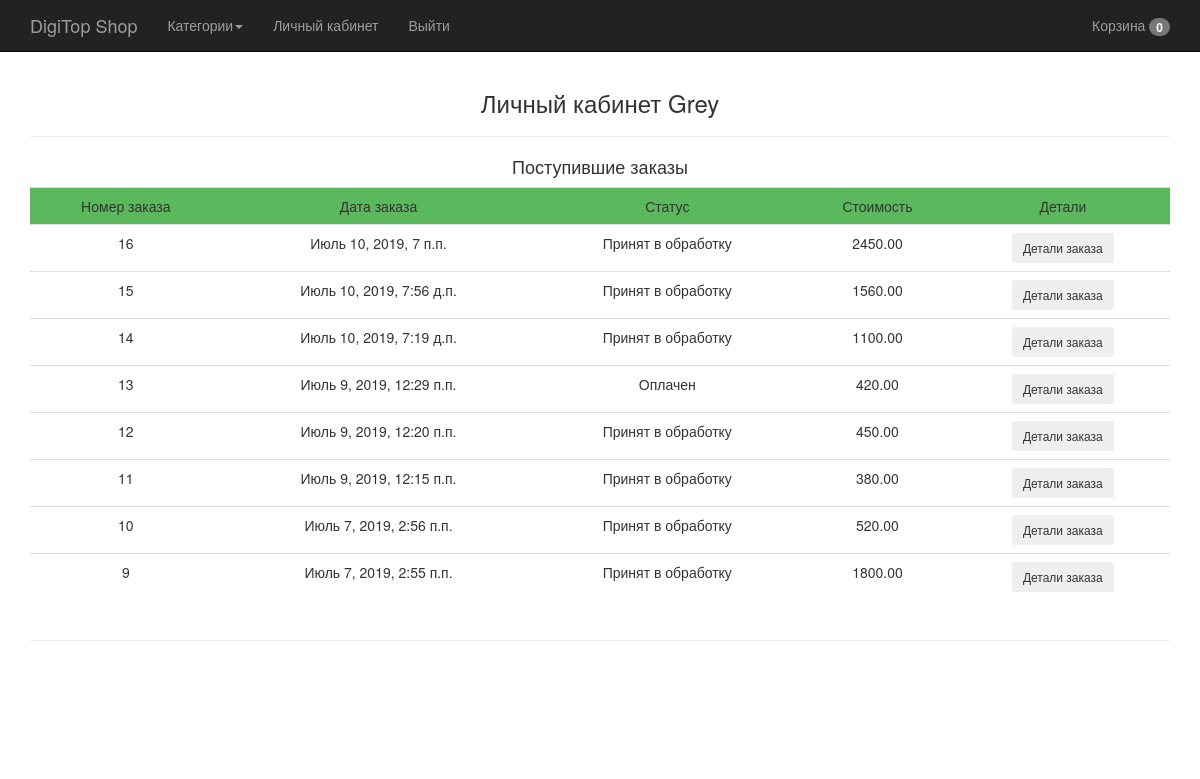
The app's page /account/ (signed in) with its own data.
### ecomapp/models.py (models this page shows, shortened)
class Order(models.Model):
    user = models.ForeignKey(settings.AUTH_USER_MODEL, on_delete=models.CASCADE)
    items = models.ForeignKey(Cart, on_delete=models.CASCADE)
    total = models.DecimalField(max_digits=9, decimal_places=2, default=0.00)
    first_name = models.CharField(max_length=100)
    last_name = models.CharField(max_length=100)
    phone = models.CharField(max_length=14)
    address = models.CharField(max_length=150)
    buying_type = models.CharField(max_length=40, choices=((
        ("Самовывоз", "Самовывоз"), ("Доставка", "Доставка"))), default="Самовывоз")
    date = models.DateTimeField(auto_now_add=True)
    comments = models.TextField()
    status = models.CharField(max_length=100, choices=ORDER_STATUS, default=ORDER_STATUS[0][0])

### ecomapp/views.py (the view, shortened to what this page needs)
# urls.py: url(r"^account/$", account_view, name="account"),
def account_view(request):
    if str(request.user) == "Grey":
        order = Order.objects.order_by("-id")
        categories = Category.objects.all()
        context = {
            "order": order,
            "categories": categories
        }
        return render(request, "orders.html", context)

### ecomapp/models.py (called while the page is built)
    def get_absolute_url(self):
        return reverse("category_detail", kwargs={"category_slug": self.slug})

### ecomapp/templates/orders.html (shortened to what this page needs)
{% extends "base.html" %}
{% block content %}
<h3 class="text-center">Личный кабинет {{ request.user }}</h3>
<hr>
<h4 class="text-center">Поступившие заказы </h4>
<table class="table">
    <tr style="background: #5cb85c">
        <td class="text-center">Номер заказа</td>
        <td class="text-center">Дата заказа</td>
        <td class="text-center">Статус</td>
        <td class="text-center">Стоимость</td>
        <td class="text-center">Детали</td>
        {% for item in order %}
    </tr>
    <tr style="padding-top: 10px; padding-bottom: 10px">
        <td class="text-center">{{ item.id }}</td>
        <td class="text-center">{{ item.date }}</td>
        <td class="text-center">{{ item.status }}</td>
        <td class="text-center">{{ item.total }}</td>
        <td class="text-center">
            <button type="button" class="btn btn-sm"
                    data-toggle="modal" data-target="#myModal{{ item.id }}">
                Детали заказа
            </button>
        </td>
    </tr>
    {% endfor %}
</table>
{% endblock content %}

### static/css/shop-homepage.css (style rules this page uses)
body { padding-top: 70px; }

### records on screen
Order: id "16", date "Июль 10, 2019, 7 п.п.", status "Принят в обработку", total "2450.00"
Order: id "15", date "Июль 10, 2019, 7:56 д.п.", status "Принят в обработку", total "1560.00"
Order: id "14", date "Июль 10, 2019, 7:19 д.п.", status "Принят в обработку", total "1100.00"
Order: id "13", date "Июль 9, 2019, 12:29 п.п.", status "Оплачен", total "420.00"
Order: id "12", date "Июль 9, 2019, 12:20 п.п.", status "Принят в обработку", total "450.00"
Order: id "11", date "Июль 9, 2019, 12:15 п.п.", status "Принят в обработку", total "380.00"
Order: id "10", date "Июль 7, 2019, 2:56 п.п.", status "Принят в обработку", total "520.00"
Order: id "9", date "Июль 7, 2019, 2:55 п.п.", status "Принят в обработку", total "1800.00"

### other values on screen
{{ request.user }} "Grey"
